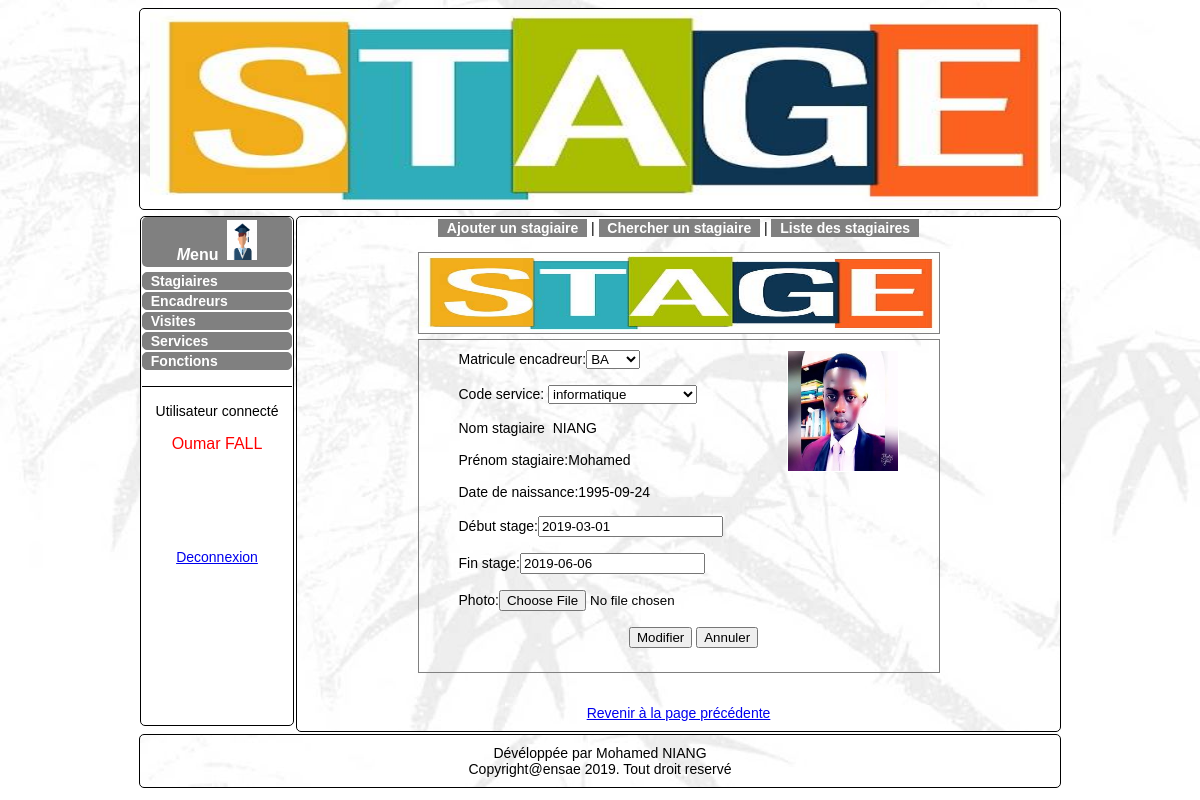
Screenshot of /modifie_stagiaire.php?modifistag=E0001 (signed in) with the database file from the repository.
### tables this page shows
CREATE TABLE IF NOT EXISTS `stagiaires` (
  `numstagiaire` varchar(5) NOT NULL,
  `matricule` int(11) NOT NULL,
  `codeserv` int(11) NOT NULL,
  `nom` varchar(15) NOT NULL,
  `prenom` varchar(15) NOT NULL,
  `sexe` varchar(1) NOT NULL,
  `datenais` date NOT NULL,
  `debutstage` date NOT NULL,
  `finstage` date NOT NULL,
  `photo` varchar(50) NOT NULL DEFAULT 'defaultpict.jpg',
  PRIMARY KEY (`numstagiaire`),
  KEY `matricule` (`matricule`,`codeserv`),
  KEY `codeserv` (`codeserv`)
);

CREATE TABLE IF NOT EXISTS `encadreurs` (
  `matricule` int(11) NOT NULL AUTO_INCREMENT,
  `codeFonction` int(11) NOT NULL,
  `nomenc` varchar(15) NOT NULL,
  `prenomenc` varchar(15) NOT NULL,
  `sexe` varchar(1) NOT NULL,
  `telephone` varchar(15) NOT NULL,
  PRIMARY KEY (`matricule`),
  KEY `codeFonction` (`codeFonction`)
);

CREATE TABLE IF NOT EXISTS `services` (
  `codeserv` int(11) NOT NULL AUTO_INCREMENT,
  `libelleserv` varchar(20) NOT NULL,
  `chefserv` varchar(20) NOT NULL,
  PRIMARY KEY (`codeserv`)
);

### modifie_stagiaire.php (the view, shortened to what this page needs)
<?php
include('includes/config.php');
if (isset($_SESSION['login']) || isset($_SESSION['password'])){
$numstag=$_GET['modifistag'];
$ProfileStagiaire="select * from stagiaires inner join encadreurs on stagiaires.matricule=encadreurs.matricule inner join services on stagiaires.codeserv=services.codeserv where numstagiaire='$numstag' ";
$rsProgProfile=mysqli_query($connexion,$ProfileStagiaire);
$data=mysqli_fetch_array($rsProgProfile);
$matr=stripslashes($data['matricule']);
$codeserv=stripslashes($data['codeserv']);
$nomstag=stripslashes($data['nom']);
$prenomstag=stripslashes($data['prenom']);
$datenais=stripslashes($data['datenais']);
$libelleserv=stripslashes($data['libelleserv']);
$nomenc=stripslashes($data['nomenc']);
$debutstage=stripslashes($data['debutstage']);
$finstage=stripslashes($data['finstage']);
$photo=stripslashes($data['photo']);
?>
<html>
<head>
	<link href="stylestage.css" rel="stylesheet" type="text/css">
</head>
<body>
<div>
	<div><img src="images/stagiaires1.jpg"  id="entete" /></div>
	<div id="milieu">
	<div class="menugauche">
		<div class="menu a" style="border-bottom-width:1px; border-bottom-style:solid;" >
		<div style="background-color:gray; color:white; padding:3px;  -moz-border-radius: 5px; -webkit-border-radius: 5px; font-size:16px;"><strong><i>M</i>enu</strong>&nbsp;&nbsp;<a href="gestion.php"><img height="40" width="30" src="images/stageman.jpg" alt="Accueil" /></a></div>
			<div class="lienmenu"><a href="stagiaires.php">&nbsp;&nbsp;<strong>Stagiaires</strong></a></div>
			<div class="lienmenu"><a href="encadreurs.php">&nbsp;&nbsp;<strong>Encadreurs</strong></a></div>
			<div class="lienmenu"><a href="visites.php">&nbsp;&nbsp;<strong>Visites</strong></a></div>
			<div class="lienmenu"><a href="services.php">&nbsp;&nbsp;<strong>Services</strong></a></div>
			<div class="lienmenu"><a href="fonction.php">&nbsp;&nbsp;<strong>Fonctions</strong></a></div>
		<br />
		</div><br />
		<div>
			Utilisateur connect&eacute;<br /><br />
			<span style="color:red; font-family:arial; font-size:16px;"><?php echo ucfirst($_SESSION['prenom'])."  ".ucfirst($_SESSION['nomuser']);?></span><br /><br /><br /><br /><br /><br /><br />
			<a href="logout.php">Deconnexion</a>
		</div>
		<br /><br /><br /><br /><br /><br /><br /><br /><br /><br />
	</div>
	<div id="contenu1">
		<div class="menu a">
		<span class="menutop"><a href="ajoutstagiaire.php">&nbsp;&nbsp;<strong>Ajouter un stagiaire</strong>&nbsp;&nbsp;</a></span>&nbsp;|
		<span class="menutop"><a href="chercher_stagiaire.php">&nbsp;&nbsp;<strong>Chercher un stagiaire</strong>&nbsp;&nbsp;</a></span>&nbsp;|
		<span class="menutop"><a href="liste_stagiaire.php">&nbsp;&nbsp;<strong>Liste des stagiaires</strong>&nbsp;&nbsp;</a></span>
		</div><br />
		<img src="images/stagiaires1.jpg" style="border:1px solid gray; height:80px; width:520px;"/>
		<div style="border:1px solid gray; width:500px; margin-left:auto; margin-right:auto; margin-top:5px; padding:10px;">
		<form name="form" action="function_modifie_stagiaire.php" method="POST" enctype="multipart/form-data" >
		<div class="tailleimage1" style="float:right; border:solid 1px white; margin-right:30px"><img width="110" height="120" src="photos/<?php echo $photo; ?>"></div>
			<div style="text-align:left; padding-left:30px;">
			<label for="matr">Matricule encadreur:</label><select name="matr" id="matr">
			<option value="<?php echo $matr; ?> "><?php echo $nomenc; ?></option>
			</select><br /><br />
			<label for="codserv">Code service: </label><select name="codserv" id="codserv">
			<option value="<?php echo $codeserv; ?> "><?php echo $libelleserv; ?></option>
			</select><br /><br />
			<label for="nomstag">Nom stagiaire&nbsp; </label><?php echo $nomstag; ?><br /><br />
			<label for="prenomstag">Pr&eacute;nom stagiaire:</label><?php echo $prenomstag; ?><br /><br />
			<label for="datenais">Date de naissance:</label><?php echo $datenais; ?><br /><br />
			<label for="debutstag">D&eacute;but stage:</label><input type="text" name="debutstage" id="debutstage" value="<?php echo $debutstage; ?>"><br /><br />
			<label for="finstag">Fin stage:</label><input type="text" name="finstage" id="finstage" value="<?php echo $finstage; ?>"><br /><br />
			Photo:<input type="file" name="photo" id="photo" value="<?php echo $photo; ?>" /><br /><br />
			<center><input type="submit" value="Modifier" name="buttonEnregistrer" />
			<input type="reset" value="Annuler" name="buttonAnnuler" /></center>
			<input type="hidden" id="numstag" name="numstag" size="10" maxlength="7" value="<?php echo $numstag; ?>" /></div>
		</form></div>
		<br /><br />
		<a href="liste_stagiaire.php">Revenir &agrave; la page pr&eacute;c&eacute;dente</a>
	</div>
	</div>
	<div id="pied" >
		D&eacute;v&eacute;lopp&eacute;e par Mohamed NIANG<br />Copyright@ensae 2019. Tout droit reserv&eacute;
	</div>
</div>
</body>
</html>
<?php
}
else{
	echo'<meta http-equiv="refresh" content="0; URL=echec_cnx.html">';}
?>

### css/stylestage.css (style rules this page uses)
body { width:1000px; margin-left:auto; margin-right:auto; text-align:center; background-image:url(images/background2.jpg); font-family:arial Calibri; }
#contenu1 { width:743px; text-align:center; background-color:white; font-family:arial; padding-left:10px; padding-right:10px; padding-bottom:10px; padding-top:3px; background-image:url(images/background2.jpg); background-repeat:no-repeat; font-size:14px; border:1px solid black; -moz-border-radius: 5px; -webkit-border-radius: 5px; float:left; }
#entete { width:900px; height:200px; border:1px solid black; -moz-border-radius: 5px; -webkit-border-radius: 5px; padding-left:10px; padding-right:10px; margin-bottom:3px; }
#pied { background-image:url(images/background2.jpg); background-repeat:no-repeat; font-size:14px; border:1px solid black; width:900px; margin-left:auto; margin-right:auto; text-align:center; font-family:arial; padding:10px; -moz-border-radius: 5px; -webkit-border-radius: 5px; }
.menugauche { float:left; width:150px; margin-left:40px; margin-right:2px; text-align:center; background-color:white; font-family:arial; padding-left:1px; padding-right:1px; background-repeat:no-repeat; font-size:14px; border:1px solid black; -moz-border-radius: 5px; -webkit-border-radius: 5px; }
.menu a { text-decoration:none; color:white; }
.menu a:link { text-decoration:none; color:white; }
.lienmenu { border:solid 1px gray; color:white; background-color:gray; text-align:left; -moz-border-radius: 5px; -webkit-border-radius: 5px; }
.menutop { border:solid 1px gray; color:white; background-color:gray; text-align:left; }

### rows the page displays
stagiaires: photo (picture), matr "BA", codserv "informatique", nom "NIANG", prenom "Mohamed", datenais "1995-09-24", debutstage "2019-03-01", finstage "2019-06-06"

### other values shown
$_SESSION['prenom'] "Oumar"
$_SESSION['nomuser'] "FALL"
